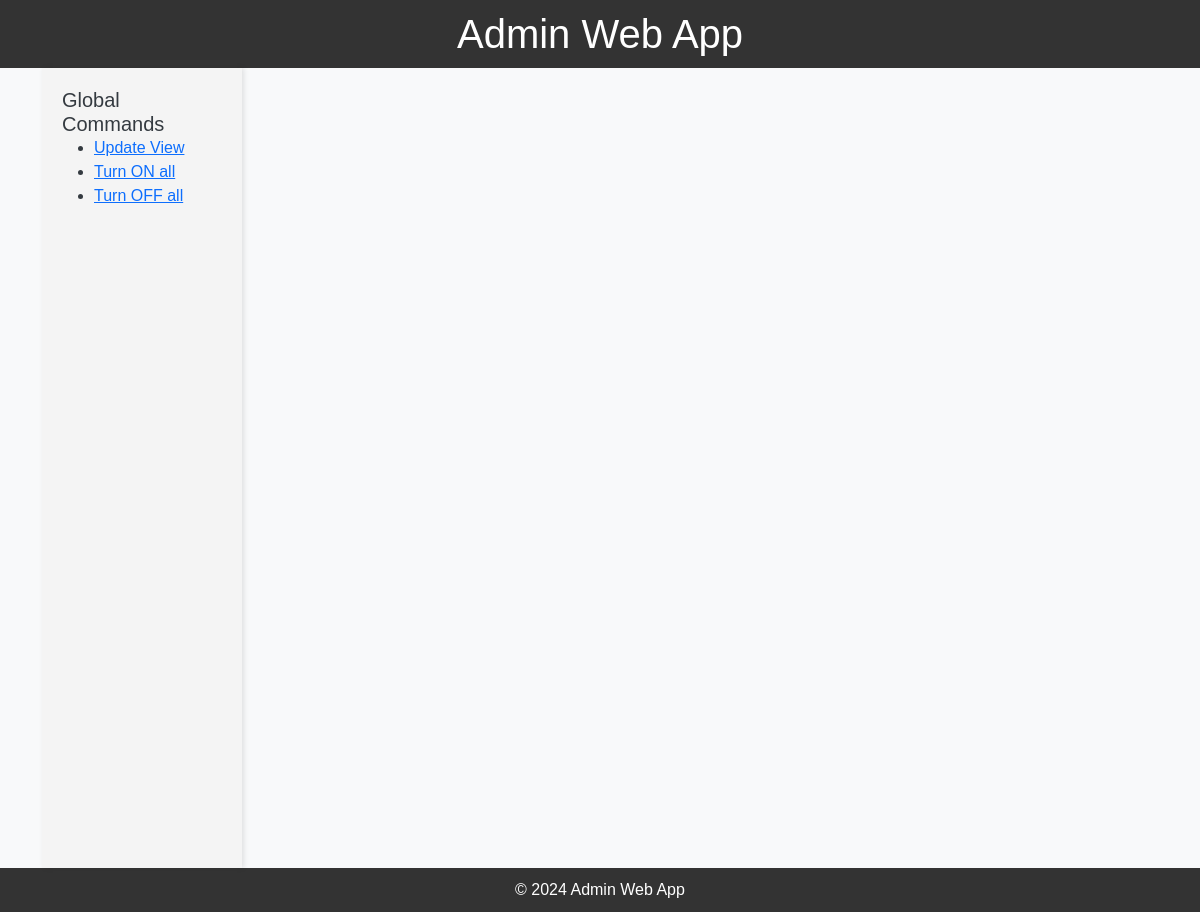
The app's page /, older data.
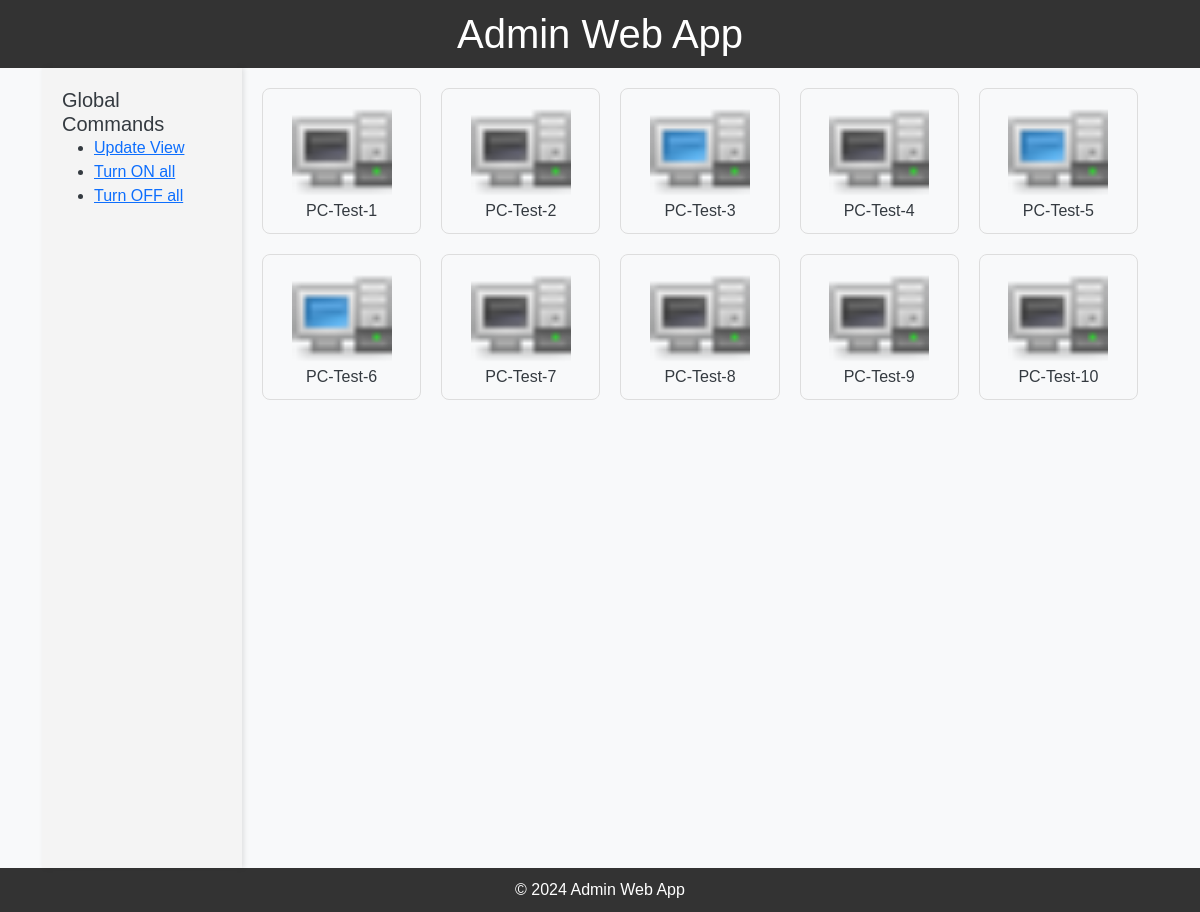
The same page, newer data.
### admin_web_app/models.py (models this page shows, shortened)
class Computer(models.Model):
    name = models.CharField(max_length=100)
    state = models.CharField(max_length=100)
    icon =  models.ImageField(upload_to='img/', blank=True, null=True)  # Imagen del estado
    mac = models.CharField(max_length=17, blank=True, null=True)  # Dirección MAC
    ip = models.GenericIPAddressField(protocol='both', unpack_ipv4=False, blank=True, null=True)  # Dirección IP

### admin_web_app/views.py (the view)
# urls.py: path('', views.index, name='index'),
def index(request):
    computers = Computer.objects.all()
    return render(request, 'computers/index.html', {'computers': computers})

### admin_web_app/templates/computers/index.html (shortened to what this page needs)
{% extends 'computers/base.html' %}
{% load static %}
{% block content %}
<div class="computers-grid">
    {% for computer in computers %}
        <div class="computer-icon" onclick="openComputerDetail('{{ computer.id }}')">
            <img src="{% static 'img/' %}{{ computer.icon }}" alt="{{ computer.name }}">
            <p>{{ computer.name }}</p>
        </div>
    {% endfor %}
</div>
{% endblock %}

### admin_web_app/templates/computers/base.html (shortened to what this page needs)
<!DOCTYPE html>
<html lang="es">
<head>
    <link href="https://cdn.jsdelivr.net/npm/bootstrap@5.0.0/dist/css/bootstrap.min.css" rel="stylesheet">
    {% load static %}
    <link href="{% static 'css/styles.css' %}" rel="stylesheet">
</head>
<body>
    <header>
        <h1>Admin Web App</h1>
    </header>
    <div class="container">
        <aside class="sidebar">
            <h5>Global Commands</h5>
            <ul>
                <li><a href="{% url 'update-view' %}">Update View</a></li>
                <li><a href="{% url 'turn_on_all' %}">Turn ON all</a></li>
                <li><a href="{% url 'turn_off_all' %}">Turn OFF all</a></li>
            </ul>
        </aside>
        <main class="main-content">
            {% block content %}
            {% endblock %}
        </main>
    </div>
    <footer>
        <p>© 2024 Admin Web App</p>
    </footer>
</body>
</html>

### admin_web_app/static/css/styles.css (style rules this page uses)
body, h1, h2, h3, h4, h5, h6, p { margin: 0; padding: 0; font-family: 'Arial', sans-serif; }
body { background-color: #f8f9fa; color: #343a40; }
body { font-family: Arial, sans-serif; }
header, footer { background-color: #333; color: white; text-align: center; padding: 10px 0; }
.container { display: flex; height: 100vh; }
.sidebar { width: 200px; background-color: #f4f4f4; padding: 20px; box-shadow: 2px 0 5px rgba(0,0,0,0.1); }
.main-content { flex: 1; padding: 20px; }
.computers-grid { display: grid; grid-template-columns: repeat(auto-fill, minmax(150px, 1fr)); gap: 20px; }
.computer-icon { text-align: center; border: 1px solid #ddd; padding: 10px; border-radius: 8px; transition: transform 0.2s; }
.computer-icon img { width: 100px; height: 100px; object-fit: cover; }

Row changes from the older to the newer data that the page shows:
added Computer: icon (picture), name "PC-Test-1"
added Computer: icon (picture), name "PC-Test-2"
added Computer: icon (picture), name "PC-Test-3"
added Computer: icon (picture), name "PC-Test-4"
added Computer: icon (picture), name "PC-Test-5"
added Computer: icon (picture), name "PC-Test-6"
added Computer: icon (picture), name "PC-Test-7"
added Computer: icon (picture), name "PC-Test-8"
added Computer: icon (picture), name "PC-Test-9"
added Computer: icon (picture), name "PC-Test-10"
